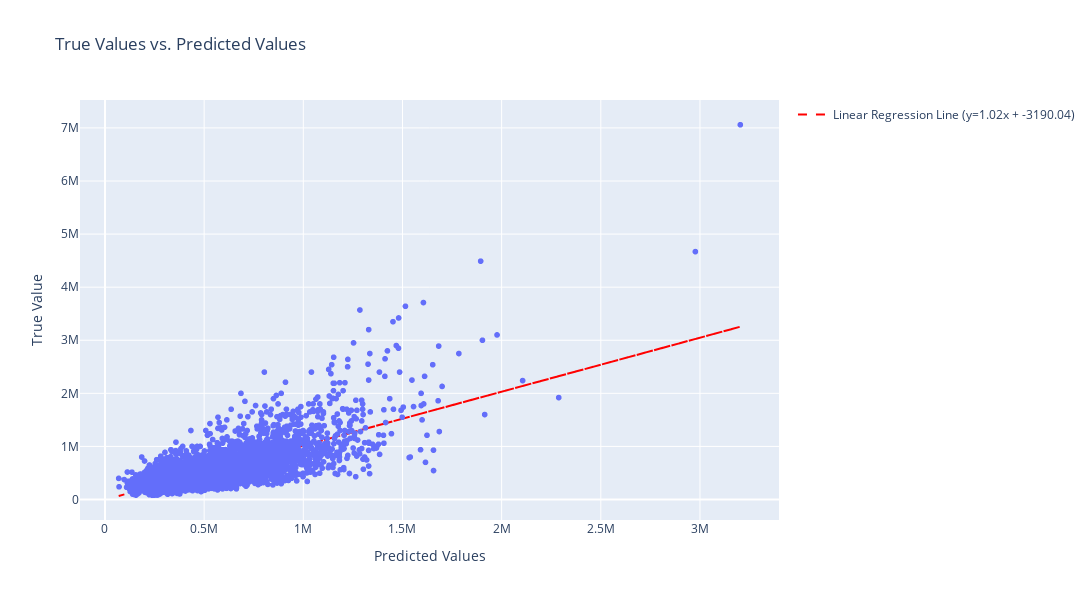

Notebook code cell kept with this figure:
### Markdown cell above
### The  pattern in residual plots are a sign for equilibrium prediction , as the accumulation of residual data point above zero and below zero no big different in model . ´ there some outlier in positive y_axis ´ that mean the prediction less that actual

### Code cell
import plotly.express as px
import numpy as np

# Assuming you have y_test and y_pred_test as your true and predicted data

# Create the scatter plot
fig = px.scatter(x=y_pred_test, y=y_test, title='True Values vs. Predicted Values',
                 labels={'x': 'Predicted Values', 'y': 'True Value'})

# Calculate the linear regression line
slope, intercept = np.polyfit(y_pred_test, y_test, 1)
regression_line = slope * y_pred_test + intercept

# Add the linear regression line to the plot
fig.add_scatter(x=y_pred_test, y=regression_line, mode='lines',
                line=dict(color='red', dash='dash'),
                name=f'Linear Regression Line (y={slope:.2f}x + {intercept:.2f})')
fig.update_layout(width=1200,height=600)
fig.show()

### Figure 1 — Plotly figure (JSON) as saved in the notebook; plotly's stock layout.template omitted (floating-point values rounded to 4 significant figures; data arrays with more than 128 entries replaced by an {"elided": "..."} marker saying what was removed)
{"data": [{"hovertemplate": "Predicted Values=%{x}<br>True Value=%{y}<extra></extra>", "legendgroup": "", "marker": {"color": "#636efa", "symbol": "circle"}, "mode": "markers", "name": "", "showlegend": false, "type": "scattergl", "x": {"elided": "5400 float values"}, "xaxis": "x", "y": {"elided": "5400 int values"}, "yaxis": "y"}, {"line": {"color": "red", "dash": "dash"}, "mode": "lines", "name": "Linear Regression Line (y=1.02x + -3190.04)", "type": "scatter", "x": {"elided": "5400 float values"}, "y": {"elided": "5400 float values"}}], "layout": {"height": 600, "legend": {"tracegroupgap": 0}, "title": {"text": "True Values vs. Predicted Values"}, "width": 1200, "xaxis": {"anchor": "y", "domain": [0, 1], "title": {"text": "Predicted Values"}}, "yaxis": {"anchor": "x", "domain": [0, 1], "title": {"text": "True Value"}}}}
